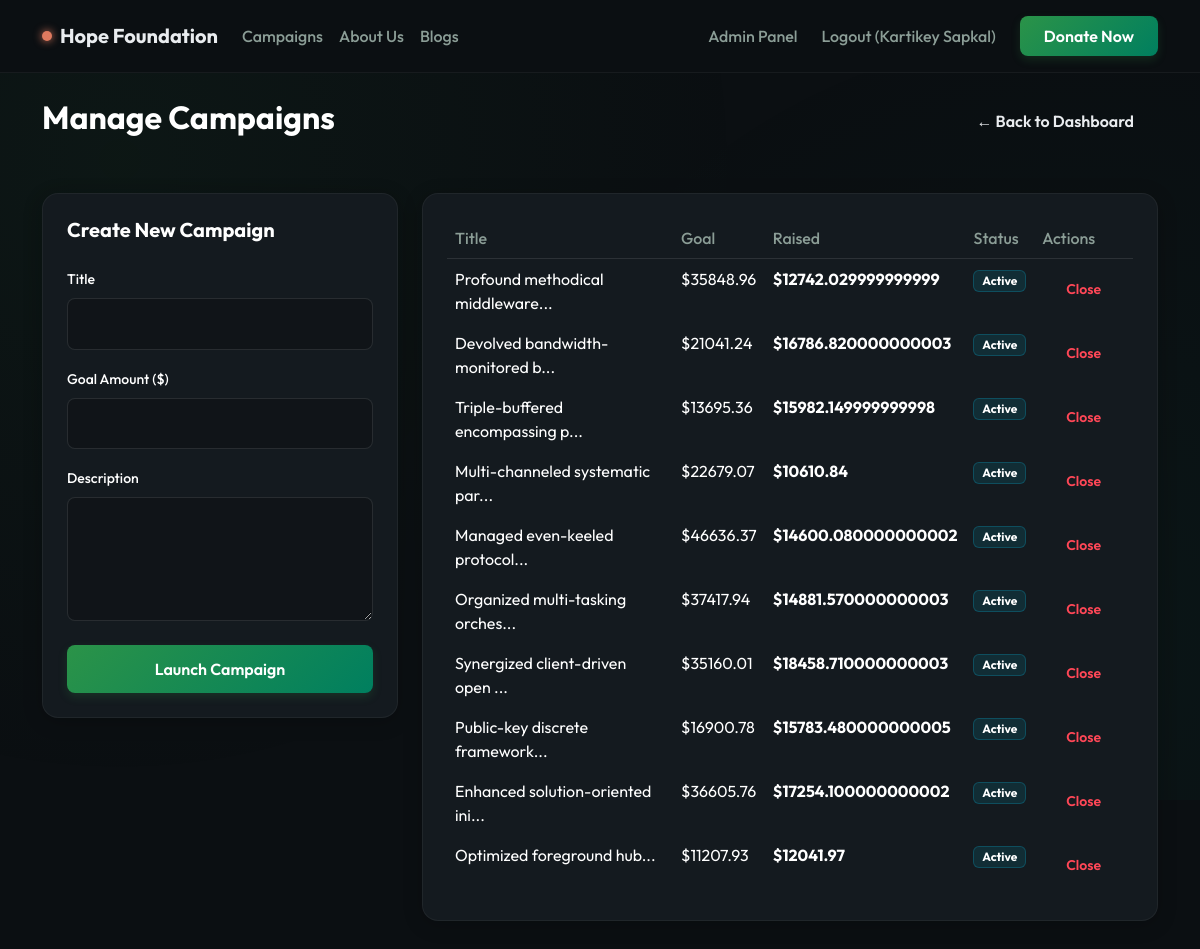
The app's page /admin/campaigns (signed in), older data.
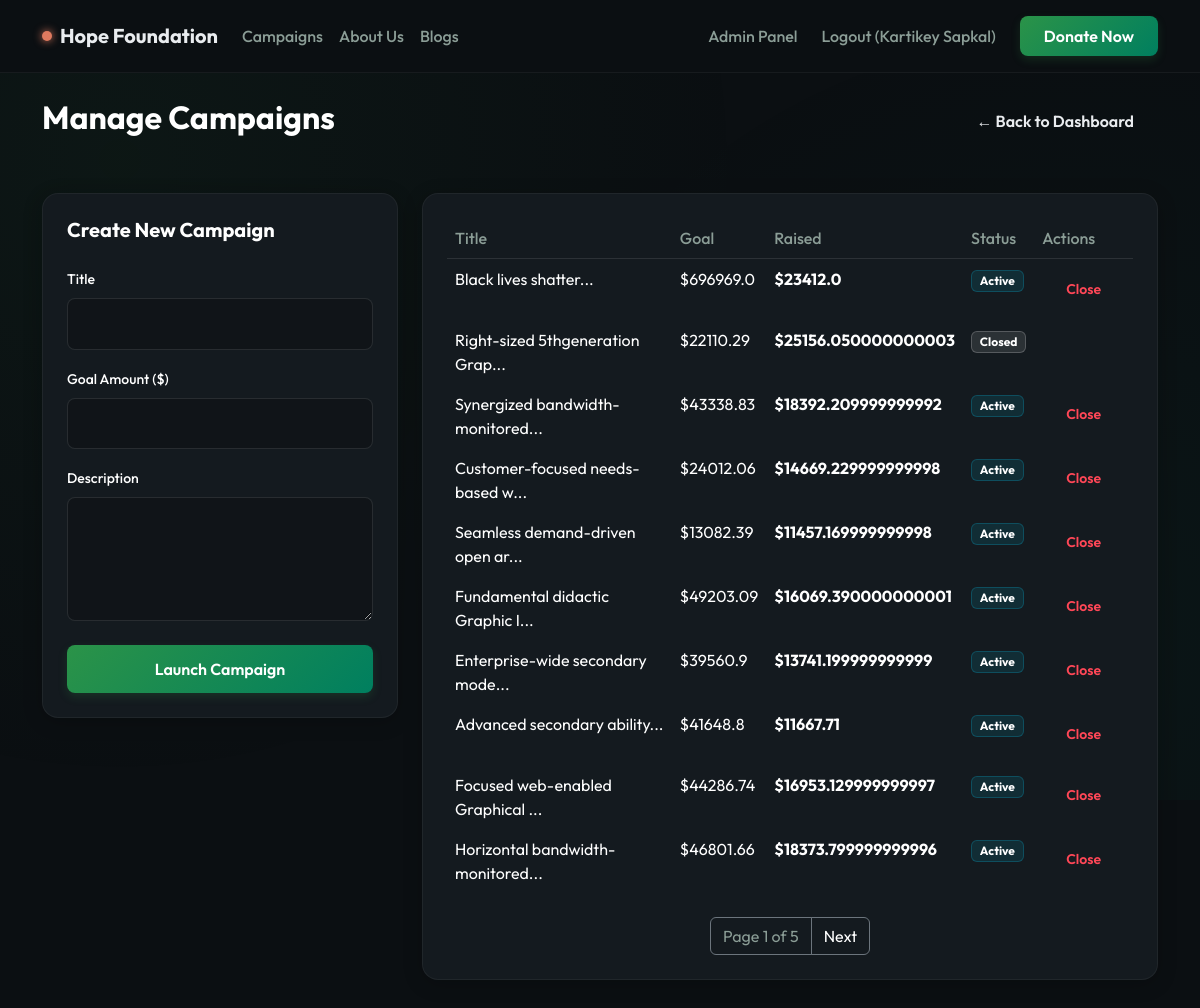
The same page, newer data.
### models.py (models this page shows, shortened)
class Campaign(db.Model):
    id = db.Column(db.Integer, primary_key=True)
    title = db.Column(db.String(150), nullable=False)
    category = db.Column(db.String(50), default='General')
    image_url = db.Column(db.String(255), default='https://via.placeholder.com/600x400?text=Campaign')
    description = db.Column(db.Text, nullable=False)
    goal_amount = db.Column(db.Float, nullable=False)
    raised_amount = db.Column(db.Float, default=0.0)
    is_active = db.Column(db.Boolean, default=True)
    created_at = db.Column(db.DateTime, default=datetime.utcnow)

### routes/admin.py (the view, shortened to what this page needs)
    @app.route('/admin/campaigns', methods=['GET', 'POST'])
    @admin_required
    def admin_campaigns():
        page = request.args.get('page', 1, type=int)
        campaigns = Campaign.query.order_by(Campaign.created_at.desc()).paginate(page=page, per_page=10)
        return render_template('admin_campaigns.html', campaigns=campaigns.items, pagination=campaigns)

### utils.py (called while the page is built)
def admin_required(f):
    @wraps(f)
    def decorated_function(*args, **kwargs):
        if 'user_id' not in session or not session.get('is_admin'):
            flash('Administrator access required.', 'danger')
            return redirect(url_for('index'))
        return f(*args, **kwargs)
    return decorated_function

### templates/admin_campaigns.html (shortened to what the changed rows need)
{% extends "base.html" %}
{% block content %}
<div class="d-flex justify-content-between align-items-center mb-5 mt-4">
    <h2 class="fw-bold text-white">Manage Campaigns</h2>
</div>
<div class="row g-4">
    <div class="col-lg-8">
        <div class="glossy-card p-4">
            <div class="table-responsive">
                <table class="table table-dark table-borderless table-hover mb-0">
                    <thead style="border-bottom: 1px solid rgba(255,255,255,0.1);">
                        <tr>
                            <th class="text-muted fw-medium">Title</th>
                            <th class="text-muted fw-medium">Goal</th>
                            <th class="text-muted fw-medium">Raised</th>
                            <th class="text-muted fw-medium">Status</th>
                            <th class="text-muted fw-medium">Actions</th>
                        </tr>
                    </thead>
                    <tbody>
                        {% for c in campaigns %}
                        <tr>
                            <td>{{ c.title[:30] }}...</td>
                            <td>${{ c.goal_amount }}</td>
                            <td class="fw-bold" style="color: var(--accent-blue);">${{ c.raised_amount }}</td>
                            <td>
                                {% if c.is_active %}
                                    <span class="badge" style="background: rgba(0, 209, 255, 0.1); color: var(--accent-blue); border: 1px solid rgba(0, 209, 255, 0.2);">Active</span>
                                {% else %}
                                    <span class="badge" style="background: rgba(255, 255, 255, 0.1); color: #fff; border: 1px solid rgba(255, 255, 255, 0.2);">Closed</span>
                                {% endif %}
                            </td>
                            <td>
                                {% if c.is_active %}
                                    <a href="{{ url_for('close_campaign', id=c.id) }}" class="btn btn-sm btn-outline-glossy border-0" style="color: #ff4757;">Close</a>
                                {% endif %}
                            </td>
                        </tr>
                        {% endfor %}
                    </tbody>
                </table>
            </div>
            {% if pagination.pages > 1 %}
            <nav class="mt-4">
                <ul class="pagination justify-content-center mb-0">
                    <li class="page-item disabled"><span class="page-link bg-transparent text-muted border-secondary">Page {{ pagination.page }} of {{ pagination.pages }}</span></li>
                    {% if pagination.has_next %}
                        <li class="page-item"><a class="page-link bg-transparent text-white border-secondary" href="{{ url_for(request.endpoint, page=pagination.next_num) }}">Next</a></li>
                    {% endif %}
                </ul>
            </nav>
            {% endif %}
        </div>
    </div>
</div>
{% endblock %}

Row changes from the older to the newer data that the page shows:
no longer on this page (row unchanged): Campaign: title "Profound methodical middleware", goal_amount "35848.96", raised_amount "12742.029999999999", is_active "Active"
no longer on this page (row unchanged): Campaign: title "Devolved bandwidth-monitored b", goal_amount "21041.24", raised_amount "16786.820000000003", is_active "Active"
no longer on this page (row unchanged): Campaign: title "Triple-buffered encompassing p", goal_amount "13695.36", raised_amount "15982.149999999998", is_active "Active"
no longer on this page (row unchanged): Campaign: title "Multi-channeled systematic par", goal_amount "22679.07", raised_amount "10610.84", is_active "Active"
no longer on this page (row unchanged): Campaign: title "Managed even-keeled protocol", goal_amount "46636.37", raised_amount "14600.080000000002", is_active "Active"
no longer on this page (row unchanged): Campaign: title "Organized multi-tasking orches", goal_amount "37417.94", raised_amount "14881.570000000003", is_active "Active"
no longer on this page (row edited): Campaign: title "Synergized client-driven open", goal_amount "35160.01", raised_amount "18458.710000000003", is_active "Active"
no longer on this page (row unchanged): Campaign: title "Public-key discrete framework", goal_amount "16900.78", raised_amount "15783.480000000005", is_active "Active"
no longer on this page (row unchanged): Campaign: title "Enhanced solution-oriented ini", goal_amount "36605.76", raised_amount "17254.100000000002", is_active "Active"
no longer on this page (row unchanged): Campaign: title "Optimized foreground hub", goal_amount "11207.93", raised_amount "12041.97", is_active "Active"
added Campaign: title "Black lives shatter", goal_amount "696969.0", raised_amount "23412.0", is_active "Active"
added Campaign: title "Right-sized 5thgeneration Grap", goal_amount "22110.29", raised_amount "25156.050000000003", is_active "Closed"
added Campaign: title "Synergized bandwidth-monitored", goal_amount "43338.83", raised_amount "18392.209999999992", is_active "Active"
added Campaign: title "Customer-focused needs-based w", goal_amount "24012.06", raised_amount "14669.229999999998", is_active "Active"
added Campaign: title "Seamless demand-driven open ar", goal_amount "13082.39", raised_amount "11457.169999999998", is_active "Active"
added Campaign: title "Fundamental didactic Graphic I", goal_amount "49203.09", raised_amount "16069.390000000001", is_active "Active"
added Campaign: title "Enterprise-wide secondary mode", goal_amount "39560.9", raised_amount "13741.199999999999", is_active "Active"
added Campaign: title "Advanced secondary ability", goal_amount "41648.8", raised_amount "11667.71", is_active "Active"
added Campaign: title "Focused web-enabled Graphical", goal_amount "44286.74", raised_amount "16953.129999999997", is_active "Active"
added Campaign: title "Horizontal bandwidth-monitored", goal_amount "46801.66", raised_amount "18373.799999999996", is_active "Active"
Text that changed along with them:
{{ pagination.page }}: (not shown) → "1"
{{ pagination.pages }}: (not shown) → "5"
text now shown: "Page of Next"
